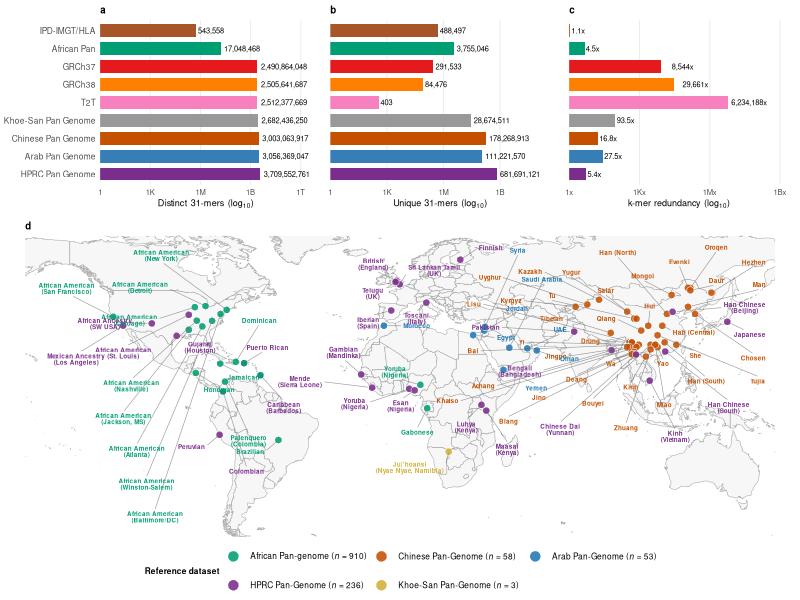
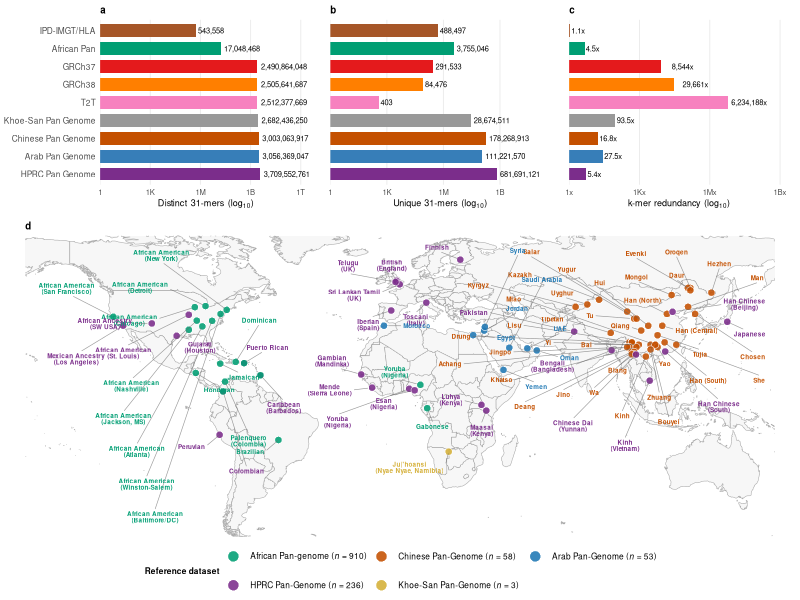

These charts were generated, in order, by the following R code:
# ============================================================
#  ARKS – Combined Nature Figure
# ============================================================

suppressPackageStartupMessages({
  library(ggplot2)
  library(sf)
  library(rnaturalearth)
  library(rnaturalearthdata)
  library(ggrepel)
  library(dplyr)
  library(scales)
  library(cowplot)
})

out_path <- "/Users/hce24xau/Desktop/Genomics_Benchmarking/Map, Unique, Distinct/Unique_distinct_Map.pdf"

pal <- c(
  "GRCh37"              = "#E41A1C",
  "GRCh38"              = "#FF7F00",
  "IPD-IMGT/HLA"        = "#A65628",
  "T2T"                 = "#F781BF",
  "African Pan"         = "#009E73",
  "Arab Pan Genome"     = "#377EB8",
  "Khoe-San Pan Genome" = "#999999",
  "Chinese Pan Genome"  = "#C45000",
  "HPRC Pan Genome"     = "#7B2D8B"
)

# Ordered by ascending distinct k-mers
dataset_order <- c(
  "IPD-IMGT/HLA",
  "African Pan",
  "GRCh37",
  "GRCh38",
  "T2T",
  "Khoe-San Pan Genome",
  "Chinese Pan Genome",
  "Arab Pan Genome",
  "HPRC Pan Genome"
)

unique_tbl <- data.frame(
  Dataset = factor(dataset_order, levels = dataset_order),
  Unique  = c(
    488497,
    3755046,
    291533,
    84476,
    403,
    28674511,
    178268913,
    111221570,
    681691121
  )
)

distinct_tbl <- data.frame(
  Dataset  = factor(dataset_order, levels = dataset_order),
  Distinct = c(
    543558,
    17048468,
    2490864048,
    2505641687,
    2512377669,
    2682436250,
    3003063917,
    3056369047,
    3709552761
  )
)

fold_tbl <- data.frame(
  Dataset = factor(dataset_order, levels = dataset_order),
  Fold = c(
    543558 / 488497,
    17048468 / 3755046,
    2490864048 / 291533,
    2505641687 / 84476,
    2512377669 / 403,
    2682436250 / 28674511,
    3003063917 / 178268913,
    3056369047 / 111221570,
    3709552761 / 681691121
  )
)

bar_theme <- theme_minimal(base_size = 7, base_family = "sans") +
  theme(
    axis.text.y        = element_text(size = 6, hjust = 1),
    axis.text.x        = element_text(size = 5.5),
    axis.title.x       = element_text(size = 6.5),
    axis.title.y       = element_blank(),
    plot.title         = element_text(hjust = 0, size = 7, face = "bold",
                                      margin = margin(b = 3)),
    legend.position    = "none",
    panel.grid.minor   = element_blank(),
    panel.grid.major.y = element_blank(),
    plot.margin        = margin(4, 8, 4, 4)
  )

p_distinct <- ggplot(distinct_tbl,
                     aes(x = Distinct, y = Dataset, fill = Dataset)) +
  geom_col(width = 0.72) +
  geom_text(aes(label = comma(Distinct)), hjust = -0.08, size = 1.9) +
  scale_x_continuous(
    trans = "log10",
    labels = label_number(accuracy = 1, scale_cut = cut_short_scale()),
    expand = expansion(mult = c(0, 0.32))
  ) +
  scale_y_discrete(limits = rev(dataset_order)) +
  scale_fill_manual(values = pal) +
  labs(title = "a", x = expression("Distinct 31-mers ("*log[10]*")")) +
  bar_theme

p_unique <- ggplot(unique_tbl,
                   aes(x = Unique, y = Dataset, fill = Dataset)) +
  geom_col(width = 0.72) +
  geom_text(aes(label = comma(Unique)), hjust = -0.08, size = 1.9) +
  scale_x_continuous(
    trans = "log10",
    labels = label_number(accuracy = 1, scale_cut = cut_short_scale()),
    expand = expansion(mult = c(0, 0.32))
  ) +
  scale_y_discrete(limits = rev(dataset_order)) +
  scale_fill_manual(values = pal) +
  labs(title = "b", x = expression("Unique 31-mers ("*log[10]*")")) +
  bar_theme +
  theme(axis.text.y = element_blank(), axis.ticks.y = element_blank())

p_fold <- ggplot(fold_tbl,
                 aes(x = Fold, y = Dataset, fill = Dataset)) +
  geom_col(width = 0.72) +
  geom_text(
    aes(label = ifelse(
      Fold >= 1000,
      paste0(format(round(Fold), big.mark = ","), "x"),
      paste0(round(Fold, 1), "x")
    )),
    hjust = -0.08,
    size = 1.9
  ) +
  scale_x_continuous(
    trans = "log10",
    labels = label_number(accuracy = 1, scale_cut = cut_short_scale(), suffix = "x"),
    expand = expansion(mult = c(0, 0.38))
  ) +
  scale_y_discrete(limits = rev(dataset_order)) +
  scale_fill_manual(values = pal) +
  labs(title = "c", x = expression("k-mer redundancy ("*log[10]*")")) +
  bar_theme +
  theme(axis.text.y = element_blank(), axis.ticks.y = element_blank())

top_row <- plot_grid(
  p_distinct,
  p_unique,
  p_fold,
  ncol = 3,
  align = "h",
  axis = "tb",
  rel_widths = c(1.35, 1, 1)
)

world <- ne_countries(scale = "medium", returnclass = "sf")

map_pal <- c(
  "African Pan-genome"  = "#009E73",
  "HPRC Pan-Genome"     = "#7B2D8B",
  "Chinese Pan-Genome"  = "#C45000",
  "Khoe-San Pan-Genome" = "#D4AF37",
  "Arab Pan-Genome"     = "#1F78B4"
)

cpc_df <- data.frame(
  Label = c(
    "Oroqen","Evenki","Hezhen","Man","Daur","Mongol","Chosen","Kazakh",
    "Kyrgyz","Uyghur","Yugur","Tu","Salar","Hui","Tibetan","Qiang","Tujia",
    "Bai","Drung","Lisu","Mosuo","Naxi","Yi","Achang","Jingpo","Deang",
    "Khatso","Jino","Blang","Wa","Han (North)","Han (Central)","Han (South)",
    "Miao","She","Yao","Bouyei","Dong","Zhuang","Kinh"
  ),
  Latitude  = c(50,50,48,42,49,47,39,45,42,43,40,37,37,34,31,32,30,26,27,27,
                27,27,26,25,25,23,25,23,22,22,39,34,27,26,26,25,26,26,24,21),
  Longitude = c(124,123,133,123,124,116,126,85,75,80,97,100,101,106,90,103,110,
                100,98,99,99,99,102,98,97,99,101,100,100,99,114,112,113,109,118,
                110,107,109,107,105),
  Dataset   = "Chinese Pan-Genome"
)

hprc_df <- data.frame(
  Label = c(
    "Puerto Rican","Gambian\n(Mandinka)","Caribbean\n(Barbados)","Colombian",
    "Peruvian","Mende\n(Sierra Leone)","Han Chinese\n(South)","Yoruba\n(Nigeria)",
    "Kinh\n(Vietnam)","Esan\n(Nigeria)","African Ancestry\n(SW USA)","Maasai\n(Kenya)",
    "Japanese","Bengali\n(Bangladesh)","British\n(England)","Pakistan",
    "Finnish","Toscani\n(Italy)","Gujarati\n(Houston)","Luhya\n(Kenya)",
    "Chinese Dai\n(Yunnan)","Sri Lankan Tamil\n(UK)","Han Chinese\n(Beijing)",
    "Telugu\n(UK)","Iberian\n(Spain)","Mexican Ancestry\n(Los Angeles)",
    "African American\n(St. Louis)"
  ),
  Latitude  = c(18.22,13.45,13.10,6.25,-12.04,7.87,23.13,7.38,10.82,6.75,35.00,-1.83,
                35.68,23.68,53.00,31.52,61.92,43.77,29.76,0.61,21.86,51.50,39.90,52.48,
                40.46,34.05,38.63),
  Longitude = c(-66.59,-16.57,-59.61,-75.56,-77.03,-11.92,113.26,3.93,106.63,6.25,
                -106.00,36.85,139.76,90.35,-1.50,74.36,25.75,11.25,-95.36,34.77,
                100.80,-0.12,116.40,-1.89,-3.75,-118.24,-90.20),
  Dataset   = "HPRC Pan-Genome"
)

african_df <- data.frame(
  Label = c(
    "African American\n(Atlanta)","African American\n(Baltimore/DC)",
    "African American\n(Chicago)","African American\n(Detroit)",
    "African American\n(Jackson, MS)","African American\n(Nashville)",
    "African American\n(New York)","African American\n(San Francisco)",
    "African American\n(Winston-Salem)","Caribbean\n(Barbados)",
    "Brazilian","Colombian","Dominican","Gabonese","Honduran",
    "Jamaican","Palenquero\n(Colombia)","Yoruba\n(Nigeria)","Puerto Rican"
  ),
  Latitude  = c(33.75,39.00,41.88,42.33,32.30,36.17,40.71,37.77,36.10,
                13.10,-14.23,6.25,18.74,-0.80,14.08,18.01,10.40,9.08,18.22),
  Longitude = c(-84.39,-76.61,-87.63,-83.05,-90.18,-86.78,-74.00,-122.42,-80.24,
                -59.61,-51.93,-75.56,-70.16,11.61,-87.21,-76.79,-74.72,8.68,-66.59),
  Dataset   = "African Pan-genome"
)

khoesan_df <- data.frame(
  Label     = "Ju|'hoansi\n(Nyae Nyae, Namibia)",
  Latitude  = -19.17,
  Longitude = 20.80,
  Dataset   = "Khoe-San Pan-Genome"
)

arab_df <- data.frame(
  Label = c("UAE","Saudi Arabia","Oman","Jordan","Egypt","Morocco","Syria","Yemen"),
  Latitude  = c(24.47, 24.71, 23.59, 31.95, 30.04, 34.02, 33.51, 15.37),
  Longitude = c(54.37, 46.68, 58.41, 35.93, 31.24, -6.84, 36.28, 44.19),
  Dataset   = "Arab Pan-Genome"
)

all_df   <- bind_rows(cpc_df, hprc_df, african_df, khoesan_df, arab_df)
label_df <- all_df |> distinct(Latitude, Longitude, .keep_all = TRUE)

us_east_labels <- c(
  "African American\n(New York)","African American\n(Baltimore/DC)",
  "African American\n(Detroit)","African American\n(Chicago)",
  "African American\n(Atlanta)","African American\n(Nashville)",
  "African American\n(Winston-Salem)","African American\n(Jackson, MS)",
  "African American\n(St. Louis)"
)

us_west_labels <- c(
  "African American\n(San Francisco)","African Ancestry\n(SW USA)",
  "Mexican Ancestry\n(Los Angeles)"
)

caribbean_labels <- c(
  "Puerto Rican","Dominican","Jamaican","Caribbean\n(Barbados)",
  "Honduran","Palenquero\n(Colombia)","Colombian","Gujarati\n(Houston)"
)

south_am_labels <- c("Peruvian","Brazilian")
mena_labels <- c("UAE","Saudi Arabia","Oman","Jordan","Egypt","Morocco","Syria","Yemen")
americas_all <- c(us_east_labels, us_west_labels, caribbean_labels, south_am_labels)

label_other   <- label_df |> filter(!Label %in% c(americas_all, mena_labels))
label_us_east <- label_df |> filter(Label %in% us_east_labels)
label_us_west <- label_df |> filter(Label %in% us_west_labels)
label_carib   <- label_df |> filter(Label %in% caribbean_labels)
label_south   <- label_df |> filter(Label %in% south_am_labels)
label_mena    <- label_df |> filter(Label %in% mena_labels)

repel_base <- list(
  size = 1.6,
  lineheight = 0.82,
  fontface = "bold",
  family = "sans",
  segment.size = 0.22,
  segment.color = "grey40",
  segment.alpha = 0.65,
  min.segment.length = 0.12,
  show.legend = FALSE
)

p_map <- ggplot() +
  geom_sf(data = world, fill = "#F7F7F7", colour = "grey65", linewidth = 0.18) +
  geom_point(
    data = all_df,
    aes(x = Longitude, y = Latitude, fill = Dataset),
    shape = 21,
    size = 2.2,
    colour = "white",
    stroke = 0.32,
    alpha = 0.88
  ) +
  do.call(geom_text_repel, c(list(
    data = label_other,
    mapping = aes(x = Longitude, y = Latitude, label = Label, colour = Dataset),
    max.overlaps = 200,
    force = 10,
    force_pull = 0.5,
    box.padding = 0.45,
    point.padding = 0.25,
    max.time = 8
  ), repel_base)) +
  do.call(geom_text_repel, c(list(
    data = label_us_east,
    mapping = aes(x = Longitude, y = Latitude, label = Label, colour = Dataset),
    nudge_x = -28,
    direction = "y",
    force = 8,
    force_pull = 0.05,
    box.padding = 0.7,
    point.padding = 0.25,
    max.overlaps = 100
  ), repel_base)) +
  do.call(geom_text_repel, c(list(
    data = label_us_west,
    mapping = aes(x = Longitude, y = Latitude, label = Label, colour = Dataset),
    nudge_x = -20,
    direction = "y",
    force = 4,
    force_pull = 0.1,
    box.padding = 0.6,
    point.padding = 0.25,
    max.overlaps = 50
  ), repel_base)) +
  do.call(geom_text_repel, c(list(
    data = label_carib,
    mapping = aes(x = Longitude, y = Latitude, label = Label, colour = Dataset),
    nudge_x = 10,
    nudge_y = -5,
    direction = "y",
    force = 5,
    force_pull = 0.2,
    box.padding = 0.55,
    point.padding = 0.25,
    max.overlaps = 80
  ), repel_base)) +
  do.call(geom_text_repel, c(list(
    data = label_south,
    mapping = aes(x = Longitude, y = Latitude, label = Label, colour = Dataset),
    nudge_x = -12,
    nudge_y = -5,
    force = 2
  ), repel_base)) +
  do.call(geom_text_repel, c(list(
    data = label_mena,
    mapping = aes(x = Longitude, y = Latitude, label = Label, colour = Dataset),
    nudge_x = 14,
    direction = "y",
    force = 6,
    force_pull = 0.15,
    box.padding = 0.6,
    point.padding = 0.25,
    max.overlaps = 80
  ), repel_base)) +
  scale_fill_manual(
    values = map_pal,
    name = "Reference dataset",
    breaks = c(
      "African Pan-genome",
      "HPRC Pan-Genome",
      "Chinese Pan-Genome",
      "Khoe-San Pan-Genome",
      "Arab Pan-Genome"
    ),
    labels = c(
      expression("African Pan-genome (" * italic(n) * " = 910)"),
      expression("HPRC Pan-Genome (" * italic(n) * " = 236)"),
      expression("Chinese Pan-Genome (" * italic(n) * " = 58)"),
      expression("Khoe-San Pan-Genome (" * italic(n) * " = 3)"),
      expression("Arab Pan-Genome (" * italic(n) * " = 53)")
    )
  ) +
  scale_colour_manual(values = map_pal, guide = "none") +
  coord_sf(xlim = c(-160, 160), ylim = c(-55, 72), expand = FALSE) +
  labs(title = "d") +
  theme_void(base_size = 7, base_family = "sans") +
  theme(
    plot.title      = element_text(hjust = 0, size = 7, face = "bold",
                                   margin = margin(b = 3, t = 2)),
    legend.position = "bottom",
    legend.text     = element_text(size = 6),
    legend.title    = element_text(size = 6, face = "bold"),
    plot.background = element_rect(fill = "white", colour = NA),
    plot.margin     = margin(2, 4, 2, 4)
  ) +
  guides(fill = guide_legend(override.aes = list(size = 3.5), nrow = 2))

full_figure <- plot_grid(
  top_row,
  p_map,
  ncol = 1,
  rel_heights = c(0.36, 0.64)
)

print(full_figure)

ggsave(
  filename = out_path,
  plot = full_figure,
  width = 220,
  height = 170,
  units = "mm",
  dpi = 1200,
  bg = "white"
)

message("✅ Saved: ", out_path)
